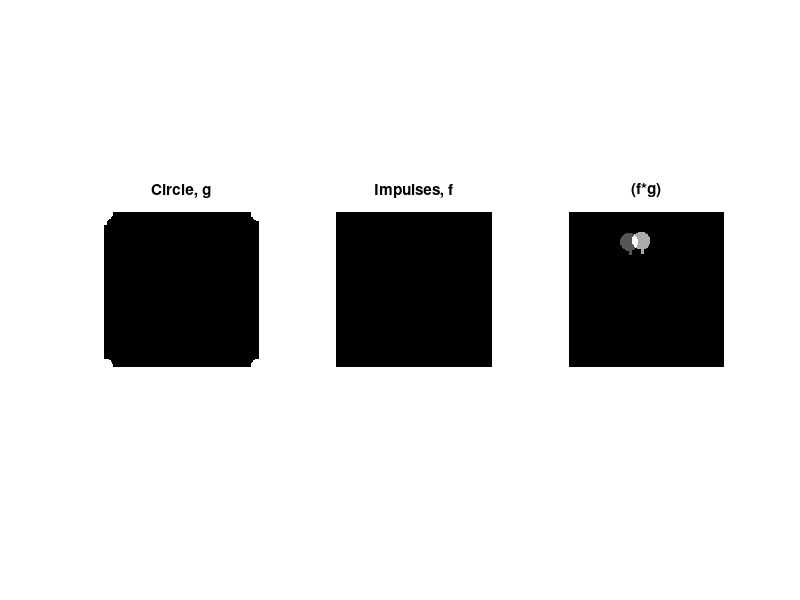

MATLAB code to generate this figure: (Note: this script raises an error after producing the figure.)
%% Lesson 06 - Convolution

% (C) 2013 Jeff Orchard
%     University of Waterloo

%% Create convolution kernel, g

% Let's create a circle centred in a 256x256 image.
[r,c] = ndgrid(-128:127, -128:127); % vert & horiz ramps
d = sqrt(r.^2 + c.^2); % distance from centre pixel
g = (d<15); % select pixels less than 15 pixels from centre
g = fftshift(g); % centre g at (1,1) (top-left)
g(1:22,1:5) = 1; % add a little tail so we can determine orientation

%--- TRY IT ---
% Choose a different shape for g
%g = zeros(256); % re-set it to zeros
%g(1:20,1:2) = 1; % a thin vertical rectangle
%---

% Get its DFT
G = fft2(g);

% View it
figure(1);
subplot(1,3,1);
imshow(g, []), title('Circle, g');

%% Now create f

% How about just 2 impulses.
f = zeros(256,256);
f(50,100) = 1;
f(48,120) = 2;

% Get its DFT
F = fft2(f);

%--- TRY IT ---
% Add a third impulse to f.
%---

subplot(1,3,2);
imshow(f,[]), title('Impulses, f');


%% And convolve
f_conv_g = ifft2( F .* G ); % element-wise mult. of Fourier coefs
figure(1);
subplot(1,3,3);
imshow(abs(f_conv_g), []), title('(f*g)');


%% Try convolving circle with an image

% An image of random noise (the same size as the circle image)
%f = rand(size(circle));

% Or uncomment the next 2 lines to try it on an image
f2 = imread('pd.jpg');
f2 = double(f2(:,:,1));

F2 = fft2(f2);

% Element-wise mult. in frequency domain...
f2_conv_g = ifft2( F2 .* G);

figure(2);
subplot(1,2,1);
imshow(f2,[]); title('PD image, f2');
subplot(1,2,2);
imshow(f2_conv_g,[]); title('(f2*g)');



